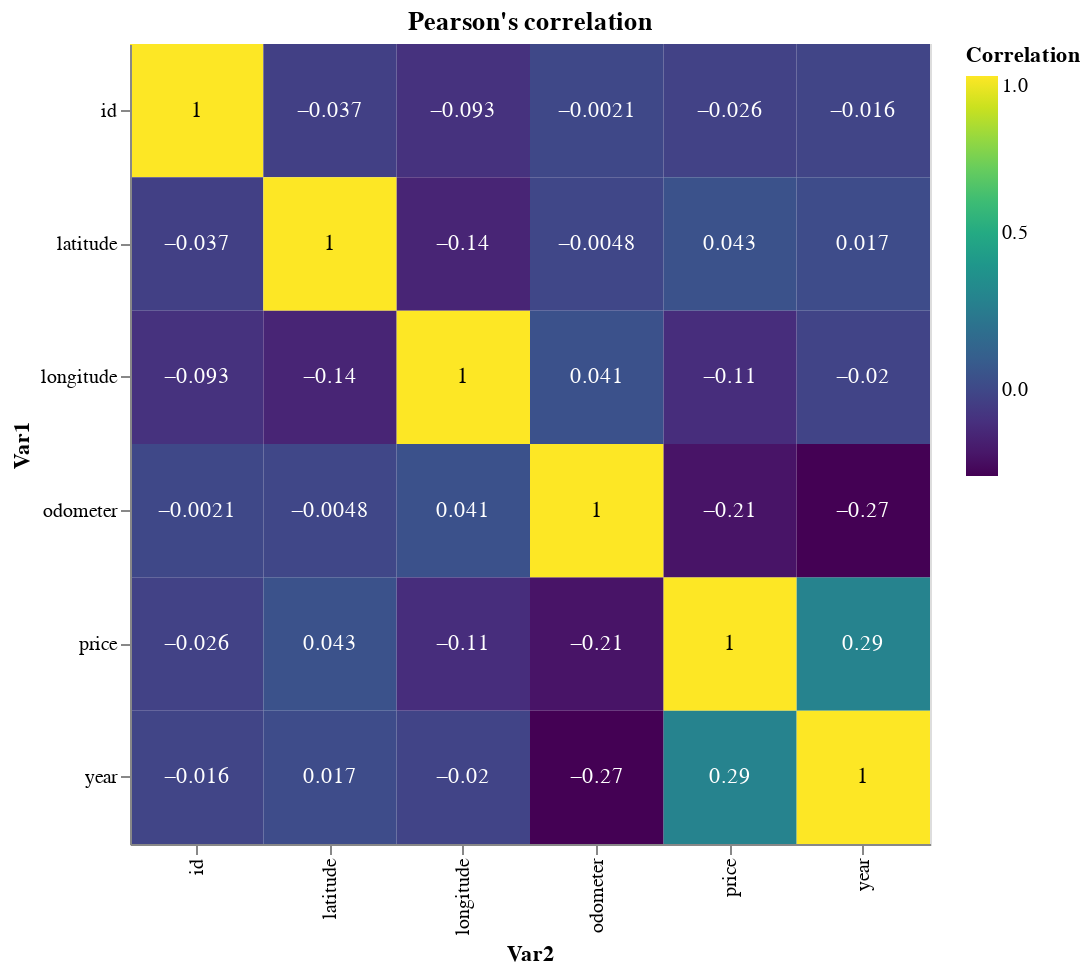

Notebook code for this chart:
### Markdown cell above
#### Correlations

### Code cell
vehicles_corr = vehicles.corr().reset_index().rename(columns = {'index':'Var1'}).melt(id_vars = ['Var1'],
                                                                                    value_name = 'Correlation',
                                                                                    var_name = 'Var2')
base = alt.Chart(vehicles_corr).encode(
    alt.Y('Var1:N'),
    alt.X('Var2:N')
) 

heatmap = base.mark_rect().encode(
     alt.Color('Correlation:Q',
                scale=alt.Scale(scheme='viridis'))
)

text = base.mark_text(baseline='middle').encode(
    text=alt.Text('Correlation:Q', format='.2'),
    color=alt.condition(
        alt.datum.Correlation >= 0.95,
        alt.value('black'),
        alt.value('white')
    )
)

(heatmap + text).properties(
    width = 400,
    height = 400,
    title = "Pearson's correlation"
)

### Figure 1 — Vega-Lite specification as saved in the notebook (floating-point values rounded to 4 significant figures)
{"$schema": "https://vega.github.io/schema/vega-lite/v3.4.0.json", "config": {"mark": {"tooltip": null}, "view": {"height": 300, "width": 400}}, "data": {"name": "data-112aaed04ba79460cac6b8afa45f0fba"}, "datasets": {"data-112aaed04ba79460cac6b8afa45f0fba": [{"Correlation": 1, "Var1": "id", "Var2": "id"}, {"Correlation": -0.02648, "Var1": "price", "Var2": "id"}, {"Correlation": -0.01584, "Var1": "year", "Var2": "id"}, {"Correlation": -0.002076, "Var1": "odometer", "Var2": "id"}, {"Correlation": -0.03731, "Var1": "latitude", "Var2": "id"}, {"Correlation": -0.09335, "Var1": "longitude", "Var2": "id"}, {"Correlation": -0.02648, "Var1": "id", "Var2": "price"}, {"Correlation": 1, "Var1": "price", "Var2": "price"}, {"Correlation": 0.2886, "Var1": "year", "Var2": "price"}, {"Correlation": -0.2094, "Var1": "odometer", "Var2": "price"}, {"Correlation": 0.04264, "Var1": "latitude", "Var2": "price"}, {"Correlation": -0.1101, "Var1": "longitude", "Var2": "price"}, {"Correlation": -0.01584, "Var1": "id", "Var2": "year"}, {"Correlation": 0.2886, "Var1": "price", "Var2": "year"}, {"Correlation": 1, "Var1": "year", "Var2": "year"}, {"Correlation": -0.2733, "Var1": "odometer", "Var2": "year"}, {"Correlation": 0.01701, "Var1": "latitude", "Var2": "year"}, {"Correlation": -0.0198, "Var1": "longitude", "Var2": "year"}, {"Correlation": -0.002076, "Var1": "id", "Var2": "odometer"}, {"Correlation": -0.2094, "Var1": "price", "Var2": "odometer"}, {"Correlation": -0.2733, "Var1": "year", "Var2": "odometer"}, {"Correlation": 1, "Var1": "odometer", "Var2": "odometer"}, {"Correlation": -0.004801, "Var1": "latitude", "Var2": "odometer"}, {"Correlation": 0.04062, "Var1": "longitude", "Var2": "odometer"}, {"Correlation": -0.03731, "Var1": "id", "Var2": "latitude"}, {"Correlation": 0.04264, "Var1": "price", "Var2": "latitude"}, {"Correlation": 0.01701, "Var1": "year", "Var2": "latitude"}, {"Correlation": -0.004801, "Var1": "odometer", "Var2": "latitude"}, {"Correlation": 1, "Var1": "latitude", "Var2": "latitude"}, {"Correlation": -0.1445, "Var1": "longitude", "Var2": "latitude"}, {"Correlation": -0.09335, "Var1": "id", "Var2": "longitude"}, {"Correlation": -0.1101, "Var1": "price", "Var2": "longitude"}, {"Correlation": -0.0198, "Var1": "year", "Var2": "longitude"}, {"Correlation": 0.04062, "Var1": "odometer", "Var2": "longitude"}, {"Correlation": -0.1445, "Var1": "latitude", "Var2": "longitude"}, {"Correlation": 1, "Var1": "longitude", "Var2": "longitude"}]}, "height": 400, "layer": [{"encoding": {"color": {"field": "Correlation", "scale": {"scheme": "viridis"}, "type": "quantitative"}, "x": {"field": "Var2", "type": "nominal"}, "y": {"field": "Var1", "type": "nominal"}}, "mark": "rect"}, {"encoding": {"color": {"condition": {"test": "(datum.Correlation >= 0.95)", "value": "black"}, "value": "white"}, "text": {"field": "Correlation", "format": ".2", "type": "quantitative"}, "x": {"field": "Var2", "type": "nominal"}, "y": {"field": "Var1", "type": "nominal"}}, "mark": {"baseline": "middle", "type": "text"}}], "title": "Pearson's correlation", "width": 400}
